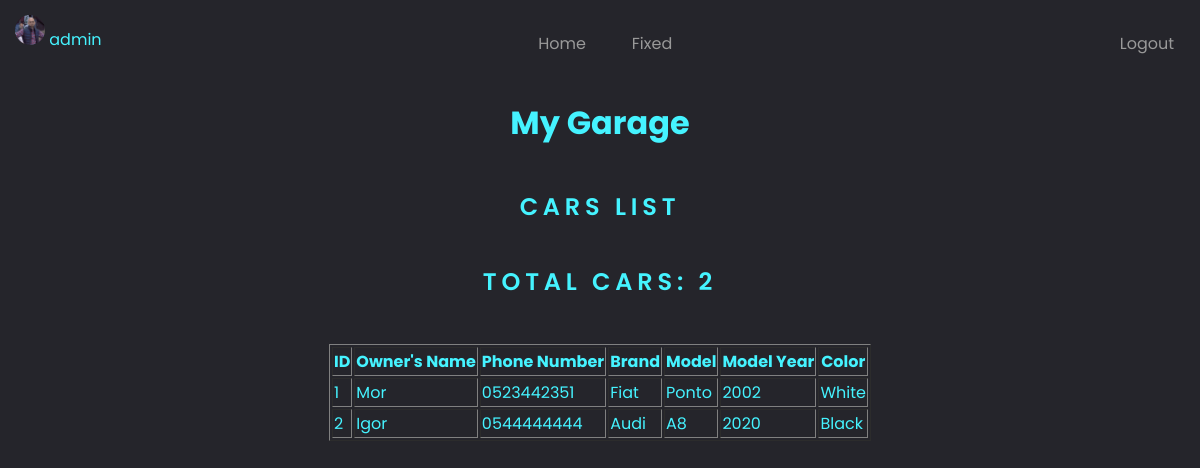
The app's page /fixed (signed in) with its own data.
### tables this page shows
CREATE TABLE Users (id INTEGER PRIMARY KEY AUTOINCREMENT, username TEXT UNIQUE, email TEXT UNIQUE, password TEXT, profile_photo TEXT);

CREATE TABLE FinishedCars (OwnerName, OwnerNumber TEXT, Brand, Model, ModelYear, Color);

### app.py (the view)
@app.route('/fixed')
def fixed():
    if 'user_id' not in session:
        return redirect(url_for('login'))
    cur.execute("SELECT username, profile_photo FROM Users WHERE id=?", (session['user_id'],))
    user_data = cur.fetchone()
    if user_data:
        user_name, user_profile_photo = user_data
        if user_profile_photo is None:
            user_profile_photo = 'default.png'
        cur.execute("SELECT rowid,* FROM FinishedCars")
        cars = cur.fetchall()
        return render_template('fixed.html', cars=cars, user_name=user_name, user_profile_photo=user_profile_photo)
    else:
        flash('User not found. Please log in again.', 'danger')
        return redirect(url_for('login'))

### templates/fixed.html (shortened to what this page needs)
<!DOCTYPE html>
<html lang="en">
<head>
    <link rel="stylesheet" href="{{ url_for('static', filename='styles/style.css') }}">
</head>
<body>
    <nav>
        <ul class="menu">
            {% if user_name %}
                <li class="profile-link">
                    <div class="user-profile">
                        {% if user_profile_photo %}
                            <img class="rounded-profile" width="30px" height="30px" src="{{ url_for('static', filename='uploads/' + user_profile_photo) }}" alt="Profile Photo">
                        {% else %}
                            <img class="rounded-profile" width="30px" height="30px" src="{{ url_for('static', filename='uploads/default.jpg') }}" alt="Default Photo">
                        {% endif %}
                        <span>{{ user_name }}</span>
                    </div>
                </li>
            {% endif %}
            <li><a href="{{ url_for('home') }}">Home</a></li>
            <li><a href="{{ url_for('fixed') }}">Fixed</a></li>
            <li class="logout-link"><a href="{{ url_for('logout') }}">Logout</a></li>
        </ul>
    </nav>
    <div id="main-content">
        <h1>My Garage</h1>
        <h2>Cars list</h2>
        <div id="counter">
            <h2>Total Cars: {{ cars|length }}</h2>
        </div><br>
        <div id="display">
            <table border="1">
                <thead>
                    <tr>
                        <th>ID</th>
                        <th>Owner's Name</th>
                        <th>Phone Number</th>
                        <th>Brand</th>
                        <th>Model</th>
                        <th>Model Year</th>
                        <th>Color</th>
                    </tr>
                </thead>
                <tbody>
                    {% for car in cars %}
                    <tr>
                        <td>{{ car[0] }}</td>
                        <td>{{ car[1] }}</td>
                        <td>{{ car[2] }}</td>
                        <td>{{ car[3] }}</td>
                        <td>{{ car[4] }}</td>
                        <td>{{ car[5] }}</td>
                        <td>{{ car[6] }}</td>
                    </tr>
                    {% endfor %}
                </tbody>
            </table>
        </div>
    </div>
</body>
</html>

### static/styles/style.css (style rules this page uses)
* { font-family: "Poppins", sans-serif; }
body { background: #25252b; display: flex; flex-direction: column; align-items: center; justify-content: center; color: #45f3ff; }
h2 { text-transform: uppercase; font-weight: 600; letter-spacing: 0.2em; }
#main-content { flex-direction: column; align-items: center; justify-content: center; display: flex; }
ul { margin: 0; padding: 0; list-style: none; }
nav { width: 100%; }
a { cursor: pointer; }
.menu { margin: 0; padding: 0; display: flex; justify-content: center; align-items: stretch; height: 70px; }
.menu li { display: inline-block; width: 90px; transition: all 0.3s ease-in-out; }
.menu>li a { color: #999; display: flex; align-items: center; justify-content: center; padding: 0 7px; text-decoration: none; position: relative; height: 100%; }
.menu>li>a::before { content: ""; position: absolute; width: 100%; height: 3px; bottom: 3px; left: 0px; background-color: #45f3ff; transition: all 0.2s ease-in-out; scale: 0 0; visibility: hidden; }
.profile-link { margin-right: auto; padding: 7px 7px; }
.logout-link { margin-left: auto; }
.rounded-profile { border-radius: 50%; }

### records on screen
Users: profile_photo (picture), username "admin"
FinishedCars: rowid "1", OwnerName "Mor", OwnerNumber "0523442351", Brand "Fiat", Model "Ponto", ModelYear "2002", Color "White"
FinishedCars: rowid "2", OwnerName "Igor", OwnerNumber "0544444444", Brand "Audi", Model "A8", ModelYear "2020", Color "Black"

### other values on screen
{{ cars|length }} "2"
